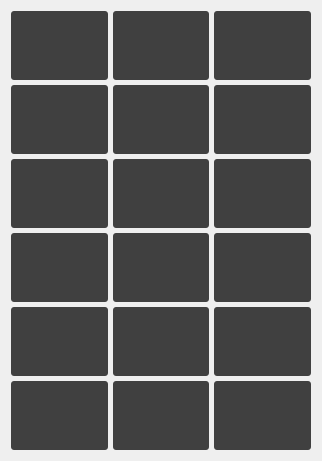
              <widget class="QWidget" name="scrollAreaWidgetContents_trans1">
               <property name="geometry">
                <rect>
                 <x>0</x>
                 <y>0</y>
                 <width>322</width>
                 <height>383</height>
                </rect>
               </property>
               <layout class="QGridLayout" name="gridLayout_trans1">
                <property name="spacing">
                 <number>5</number>
                </property>
                <item row="0" column="2">
                 <widget class="QPushButton" name="trans1_3">
                  <property name="sizePolicy">
                   <sizepolicy hsizetype="Fixed" vsizetype="Fixed">
                    <horstretch>0</horstretch>
                    <verstretch>0</verstretch>
                   </sizepolicy>
                  </property>
                  <property name="minimumSize">
                   <size>
                    <width>64</width>
                    <height>69</height>
                   </size>
                  </property>
                  <property name="maximumSize">
                   <size>
                    <width>120</width>
                    <height>90</height>
                   </size>
                  </property>
                  <property name="styleSheet">
                   <string notr="true">background-color: #404040; border-radius: 3px;</string>
                  </property>
                  <property name="text">
                   <string/>
                  </property>
                  <property name="flat">
                   <bool>true</bool>
                  </property>
                 </widget>
                </item>
                <item row="2" column="0">
                 <widget class="QPushButton" name="pushButton">
                  <property name="minimumSize">
                   <size>
                    <width>64</width>
                    <height>69</height>
                   </size>
                  </property>
                  <property name="maximumSize">
                   <size>
                    <width>120</width>
                    <height>90</height>
                   </size>
                  </property>
                  <property name="styleSheet">
                   <string notr="true">background-color: #404040; border-radius: 3px;</string>
                  </property>
                  <property name="text">
                   <string/>
                  </property>
                 </widget>
                </item>
                <item row="1" column="0">
                 <widget class="QPushButton" name="trans1_4">
                  <property name="sizePolicy">
                   <sizepolicy hsizetype="Fixed" vsizetype="Fixed">
                    <horstretch>0</horstretch>
                    <verstretch>0</verstretch>
                   </sizepolicy>
                  </property>
                  <property name="minimumSize">
                   <size>
                    <width>64</width>
                    <height>69</height>
                   </size>
                  </property>
                  <property name="maximumSize">
                   <size>
                    <width>120</width>
                    <height>90</height>
                   </size>
                  </property>
                  <property name="styleSheet">
                   <string notr="true">background-color: #404040; border-radius: 3px;</string>
                  </property>
                  <property name="text">
                   <string/>
                  </property>
                  <property name="flat">
                   <bool>true</bool>
                  </property>
                 </widget>
                </item>
                <item row="2" column="1">
                 <widget class="QPushButton" name="pushButton_2">
                  <property name="minimumSize">
                   <size>
                    <width>64</width>
                    <height>69</height>
                   </size>
                  </property>
                  <property name="maximumSize">
                   <size>
                    <width>120</width>
                    <height>90</height>
                   </size>
                  </property>
                  <property name="styleSheet">
                   <string notr="true">background-color: #404040; border-radius: 3px;</string>
                  </property>
                  <property name="text">
                   <string/>
                  </property>
                 </widget>
                </item>
                <item row="1" column="1">
                 <widget class="QPushButton" name="trans1_5">
                  <property name="sizePolicy">
                   <sizepolicy hsizetype="Fixed" vsizetype="Fixed">
                    <horstretch>0</horstretch>
                    <verstretch>0</verstretch>
                   </sizepolicy>
                  </property>
                  <property name="minimumSize">
                   <size>
                    <width>64</width>
                    <height>69</height>
                   </size>
                  </property>
                  <property name="maximumSize">
                   <size>
                    <width>120</width>
                    <height>90</height>
                   </size>
                  </property>
                  <property name="styleSheet">
                   <string notr="true">background-color: #404040; border-radius: 3px;</string>
                  </property>
                  <property name="text">
                   <string/>
                  </property>
                  <property name="flat">
                   <bool>true</bool>
                  </property>
                 </widget>
                </item>
                <item row="0" column="1">
                 <widget class="QPushButton" name="trans1_2">
                  <property name="sizePolicy">
                   <sizepolicy hsizetype="Fixed" vsizetype="Fixed">
                    <horstretch>0</horstretch>
                    <verstretch>0</verstretch>
                   </sizepolicy>
                  </property>
                  <property name="minimumSize">
                   <size>
                    <width>64</width>
                    <height>69</height>
                   </size>
                  </property>
                  <property name="maximumSize">
                   <size>
                    <width>120</width>
                    <height>90</height>
                   </size>
                  </property>
                  <property name="styleSheet">
                   <string notr="true">background-color: #404040; border-radius: 3px;</string>
                  </property>
                  <property name="text">
                   <string/>
                  </property>
                  <property name="flat">
                   <bool>true</bool>
                  </property>
                 </widget>
                </item>
                <item row="3" column="1">
                 <widget class="QPushButton" name="pushButton_5">
                  <property name="minimumSize">
                   <size>
                    <width>64</width>
                    <height>69</height>
                   </size>
                  </property>
                  <property name="maximumSize">
                   <size>
                    <width>120</width>
                    <height>90</height>
                   </size>
                  </property>
                  <property name="styleSheet">
                   <string notr="true">background-color: #404040; border-radius: 3px;</string>
                  </property>
                  <property name="text">
                   <string/>
                  </property>
                 </widget>
                </item>
                <item row="2" column="2">
                 <widget class="QPushButton" name="pushButton_3">
                  <property name="minimumSize">
                   <size>
                    <width>64</width>
                    <height>69</height>
                   </size>
                  </property>
                  <property name="maximumSize">
                   <size>
                    <width>120</width>
                    <height>90</height>
                   </size>
                  </property>
                  <property name="styleSheet">
                   <string notr="true">background-color: #404040; border-radius: 3px;</string>
                  </property>
                  <property name="text">
                   <string/>
                  </property>
                 </widget>
                </item>
                <item row="3" column="0">
                 <widget class="QPushButton" name="pushButton_4">
                  <property name="minimumSize">
                   <size>
                    <width>64</width>
                    <height>69</height>
                   </size>
                  </property>
                  <property name="maximumSize">
                   <size>
                    <width>120</width>
                    <height>90</height>
                   </size>
                  </property>
                  <property name="styleSheet">
                   <string notr="true">background-color: #404040; border-radius: 3px;</string>
                  </property>
                  <property name="text">
                   <string/>
                  </property>
                 </widget>
                </item>
                <item row="3" column="2">
                 <widget class="QPushButton" name="pushButton_6">
                  <property name="minimumSize">
                   <size>
                    <width>64</width>
                    <height>69</height>
                   </size>
                  </property>
                  <property name="maximumSize">
                   <size>
                    <width>120</width>
                    <height>90</height>
                   </size>
                  </property>
                  <property name="styleSheet">
                   <string notr="true">background-color: #404040; border-radius: 3px;</string>
                  </property>
                  <property name="text">
                   <string/>
                  </property>
                 </widget>
                </item>
                <item row="0" column="0">
                 <widget class="QPushButton" name="trans1_1">
                  <property name="sizePolicy">
                   <sizepolicy hsizetype="Fixed" vsizetype="Fixed">
                    <horstretch>0</horstretch>
                    <verstretch>0</verstretch>
                   </sizepolicy>
                  </property>
                  <property name="minimumSize">
                   <size>
                    <width>64</width>
                    <height>69</height>
                   </size>
                  </property>
                  <property name="maximumSize">
                   <size>
                    <width>120</width>
                    <height>90</height>
                   </size>
                  </property>
                  <property name="styleSheet">
                   <string notr="true">background-color: #404040; border-radius: 3px;</string>
                  </property>
                  <property name="text">
                   <string/>
                  </property>
                  <property name="flat">
                   <bool>true</bool>
                  </property>
                 </widget>
                </item>
                <item row="4" column="1">
                 <widget class="QPushButton" name="pushButton_8">
                  <property name="minimumSize">
                   <size>
                    <width>64</width>
                    <height>69</height>
                   </size>
                  </property>
                  <property name="maximumSize">
                   <size>
                    <width>120</width>
                    <height>90</height>
                   </size>
                  </property>
                  <property name="styleSheet">
                   <string>background-color: #404040; border-radius: 3px;</string>
                  </property>
                  <property name="text">
                   <string/>
                  </property>
                 </widget>
                </item>
                <item row="1" column="2">
                 <widget class="QPushButton" name="trans1_6">
                  <property name="sizePolicy">
                   <sizepolicy hsizetype="Fixed" vsizetype="Fixed">
                    <horstretch>0</horstretch>
                    <verstretch>0</verstretch>
                   </sizepolicy>
                  </property>
                  <property name="minimumSize">
                   <size>
                    <width>64</width>
                    <height>69</height>
                   </size>
                  </property>
                  <property name="maximumSize">
                   <size>
                    <width>120</width>
                    <height>90</height>
                   </size>
                  </property>
                  <property name="styleSheet">
                   <string notr="true">background-color: #404040; border-radius: 3px;</string>
                  </property>
                  <property name="text">
                   <string/>
                  </property>
                  <property name="flat">
                   <bool>true</bool>
                  </property>
                 </widget>
                </item>
                <item row="4" column="0">
                 <widget class="QPushButton" name="pushButton_7">
                  <property name="minimumSize">
                   <size>
                    <width>64</width>
                    <height>69</height>
                   </size>
                  </property>
                  <property name="maximumSize">
                   <size>
                    <width>120</width>
                    <height>90</height>
                   </size>
                  </property>
                  <property name="styleSheet">
                   <string>background-color: #404040; border-radius: 3px;</string>
                  </property>
                  <property name="text">
                   <string/>
                  </property>
                 </widget>
                </item>
                <item row="4" column="2">
                 <widget class="QPushButton" name="pushButton_9">
                  <property name="minimumSize">
                   <size>
                    <width>64</width>
                    <height>69</height>
                   </size>
                  </property>
                  <property name="maximumSize">
                   <size>
                    <width>120</width>
                    <height>90</height>
                   </size>
                  </property>
                  <property name="styleSheet">
                   <string>background-color: #404040; border-radius: 3px;</string>
                  </property>
                  <property name="text">
                   <string/>
                  </property>
                 </widget>
                </item>
                <item row="5" column="0">
                 <widget class="QPushButton" name="trans1_11">
                  <property name="sizePolicy">
                   <sizepolicy hsizetype="Fixed" vsizetype="Fixed">
                    <horstretch>0</horstretch>
                    <verstretch>0</verstretch>
                   </sizepolicy>
                  </property>
                  <property name="minimumSize">
                   <size>
                    <width>64</width>
                    <height>69</height>
                   </size>
                  </property>
                  <property name="maximumSize">
                   <size>
                    <width>120</width>
                    <height>90</height>
                   </size>
                  </property>
                  <property name="styleSheet">
                   <string notr="true">background-color: #404040; border-radius: 3px;</string>
                  </property>
                  <property name="text">
                   <string/>
                  </property>
                  <property name="flat">
                   <bool>true</bool>
                  </property>
                 </widget>
                </item>
                <item row="5" column="1">
                 <widget class="QPushButton" name="trans1_12">
                  <property name="sizePolicy">
                   <sizepolicy hsizetype="Fixed" vsizetype="Fixed">
                    <horstretch>0</horstretch>
                    <verstretch>0</verstretch>
                   </sizepolicy>
                  </property>
                  <property name="minimumSize">
                   <size>
                    <width>64</width>
                    <height>69</height>
                   </size>
                  </property>
                  <property name="maximumSize">
                   <size>
                    <width>120</width>
                    <height>90</height>
                   </size>
                  </property>
                  <property name="styleSheet">
                   <string notr="true">background-color: #404040; border-radius: 3px;</string>
                  </property>
                  <property name="text">
                   <string/>
                  </property>
                  <property name="flat">
                   <bool>true</bool>
                  </property>
                 </widget>
                </item>
                <item row="5" column="2">
                 <widget class="QPushButton" name="trans1_13">
                  <property name="sizePolicy">
                   <sizepolicy hsizetype="Fixed" vsizetype="Fixed">
                    <horstretch>0</horstretch>
                    <verstretch>0</verstretch>
                   </sizepolicy>
                  </property>
                  <property name="minimumSize">
                   <size>
                    <width>64</width>
                    <height>69</height>
                   </size>
                  </property>
                  <property name="maximumSize">
                   <size>
                    <width>120</width>
                    <height>90</height>
                   </size>
                  </property>
                  <property name="styleSheet">
                   <string notr="true">background-color: #404040; border-radius: 3px;</string>
                  </property>
                  <property name="text">
                   <string/>
                  </property>
                  <property name="flat">
                   <bool>true</bool>
                  </property>
                 </widget>
                </item>
               </layout>
              </widget>
